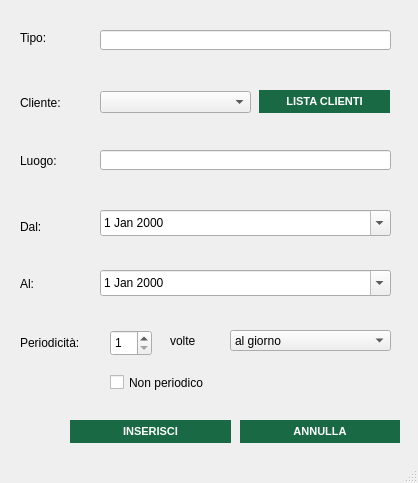
<?xml version="1.0" encoding="UTF-8"?>
<ui version="4.0">
 <class>inserimentoservizio_window</class>
 <widget class="QMainWindow" name="inserimentoservizio_window">
  <property name="geometry">
   <rect>
    <x>0</x>
    <y>0</y>
    <width>418</width>
    <height>483</height>
   </rect>
  </property>
  <property name="windowTitle">
   <string>Inserimento Servizio</string>
  </property>
  <property name="windowIcon">
   <iconset resource="xz.qrc">
    <normaloff>:/images/images/AnconAmbiente_Logo.png</normaloff>:/images/images/AnconAmbiente_Logo.png</iconset>
  </property>
  <widget class="QWidget" name="inserimentoservizio_widget">
   <widget class="QPushButton" name="annulla_button">
    <property name="geometry">
     <rect>
      <x>240</x>
      <y>420</y>
      <width>160</width>
      <height>23</height>
     </rect>
    </property>
    <property name="styleSheet">
     <string notr="true">QPushButton{
background-color:rgb(24, 105, 68);
color: white;
border-style: outset;
font:  bold 11px


}

QPushButton:hover{
background-color:rgb(170, 203, 108);
color: white;
border-style: outset;
font:  bold 11px
}</string>
    </property>
    <property name="text">
     <string>ANNULLA</string>
    </property>
   </widget>
   <widget class="QLabel" name="label_8">
    <property name="geometry">
     <rect>
      <x>20</x>
      <y>333</y>
      <width>80</width>
      <height>20</height>
     </rect>
    </property>
    <property name="text">
     <string>Periodicità:</string>
    </property>
   </widget>
   <widget class="QPushButton" name="inserisci_button">
    <property name="geometry">
     <rect>
      <x>70</x>
      <y>420</y>
      <width>161</width>
      <height>23</height>
     </rect>
    </property>
    <property name="styleSheet">
     <string notr="true">QPushButton{
background-color:rgb(24, 105, 68);
color: white;
border-style: outset;
font:  bold 11px


}

QPushButton:hover{
background-color:rgb(170, 203, 108);
color: white;
border-style: outset;
font:  bold 11px
}</string>
    </property>
    <property name="text">
     <string>INSERISCI</string>
    </property>
   </widget>
   <widget class="QLabel" name="label_9">
    <property name="geometry">
     <rect>
      <x>20</x>
      <y>28</y>
      <width>71</width>
      <height>20</height>
     </rect>
    </property>
    <property name="text">
     <string>Tipo:</string>
    </property>
   </widget>
   <widget class="QLabel" name="label_10">
    <property name="geometry">
     <rect>
      <x>20</x>
      <y>96</y>
      <width>47</width>
      <height>13</height>
     </rect>
    </property>
    <property name="text">
     <string>Cliente:</string>
    </property>
   </widget>
   <widget class="QLineEdit" name="tipo_field">
    <property name="geometry">
     <rect>
      <x>100</x>
      <y>30</y>
      <width>291</width>
      <height>20</height>
     </rect>
    </property>
   </widget>
   <widget class="QComboBox" name="cliente_combo">
    <property name="geometry">
     <rect>
      <x>100</x>
      <y>91</y>
      <width>151</width>
      <height>22</height>
     </rect>
    </property>
   </widget>
   <widget class="QLabel" name="label_11">
    <property name="geometry">
     <rect>
      <x>20</x>
      <y>150</y>
      <width>51</width>
      <height>21</height>
     </rect>
    </property>
    <property name="text">
     <string>Luogo:</string>
    </property>
   </widget>
   <widget class="QLineEdit" name="luogo_field">
    <property name="geometry">
     <rect>
      <x>100</x>
      <y>150</y>
      <width>291</width>
      <height>20</height>
     </rect>
    </property>
   </widget>
   <widget class="QPushButton" name="clienti_button">
    <property name="geometry">
     <rect>
      <x>259</x>
      <y>90</y>
      <width>131</width>
      <height>23</height>
     </rect>
    </property>
    <property name="styleSheet">
     <string notr="true">QPushButton{
background-color:rgb(24, 105, 68);
color: white;
border-style: outset;
font:  bold 11px


}

QPushButton:hover{
background-color:rgb(170, 203, 108);
color: white;
border-style: outset;
font:  bold 11px
}</string>
    </property>
    <property name="text">
     <string>LISTA CLIENTI</string>
    </property>
   </widget>
   <widget class="QLabel" name="tipo_error">
    <property name="geometry">
     <rect>
      <x>100</x>
      <y>10</y>
      <width>550</width>
      <height>17</height>
     </rect>
    </property>
    <property name="palette">
     <palette>
      <active>
       <colorrole role="WindowText">
        <brush brushstyle="SolidPattern">
         <color alpha="255">
          <red>255</red>
          <green>0</green>
          <blue>0</blue>
         </color>
        </brush>
       </colorrole>
       <colorrole role="Text">
        <brush brushstyle="SolidPattern">
         <color alpha="255">
          <red>255</red>
          <green>0</green>
          <blue>0</blue>
         </color>
        </brush>
       </colorrole>
       <colorrole role="PlaceholderText">
        <brush brushstyle="SolidPattern">
         <color alpha="128">
          <red>255</red>
          <green>0</green>
          <blue>0</blue>
         </color>
        </brush>
       </colorrole>
      </active>
      <inactive>
       <colorrole role="WindowText">
        <brush brushstyle="SolidPattern">
         <color alpha="255">
          <red>255</red>
          <green>0</green>
          <blue>0</blue>
         </color>
        </brush>
       </colorrole>
       <colorrole role="Text">
        <brush brushstyle="SolidPattern">
         <color alpha="255">
          <red>255</red>
          <green>0</green>
          <blue>0</blue>
         </color>
        </brush>
       </colorrole>
       <colorrole role="PlaceholderText">
        <brush brushstyle="SolidPattern">
         <color alpha="128">
          <red>255</red>
          <green>0</green>
          <blue>0</blue>
         </color>
        </brush>
       </colorrole>
      </inactive>
      <disabled>
       <colorrole role="WindowText">
        <brush brushstyle="SolidPattern">
         <color alpha="255">
          <red>190</red>
          <green>190</green>
          <blue>190</blue>
         </color>
        </brush>
       </colorrole>
       <colorrole role="Text">
        <brush brushstyle="SolidPattern">
         <color alpha="255">
          <red>190</red>
          <green>190</green>
          <blue>190</blue>
         </color>
        </brush>
       </colorrole>
       <colorrole role="PlaceholderText">
        <brush brushstyle="SolidPattern">
         <color alpha="128">
          <red>0</red>
          <green>0</green>
          <blue>0</blue>
         </color>
        </brush>
       </colorrole>
      </disabled>
     </palette>
    </property>
    <property name="text">
     <string/>
    </property>
   </widget>
   <widget class="QLabel" name="luogo_error">
    <property name="geometry">
     <rect>
      <x>100</x>
      <y>130</y>
      <width>550</width>
      <height>17</height>
     </rect>
    </property>
    <property name="palette">
     <palette>
      <active>
       <colorrole role="WindowText">
        <brush brushstyle="SolidPattern">
         <color alpha="255">
          <red>255</red>
          <green>0</green>
          <blue>0</blue>
         </color>
        </brush>
       </colorrole>
       <colorrole role="Text">
        <brush brushstyle="SolidPattern">
         <color alpha="255">
          <red>255</red>
          <green>0</green>
          <blue>0</blue>
         </color>
        </brush>
       </colorrole>
       <colorrole role="PlaceholderText">
        <brush brushstyle="SolidPattern">
         <color alpha="128">
          <red>255</red>
          <green>0</green>
          <blue>0</blue>
         </color>
        </brush>
       </colorrole>
      </active>
      <inactive>
       <colorrole role="WindowText">
        <brush brushstyle="SolidPattern">
         <color alpha="255">
          <red>255</red>
          <green>0</green>
          <blue>0</blue>
         </color>
        </brush>
       </colorrole>
       <colorrole role="Text">
        <brush brushstyle="SolidPattern">
         <color alpha="255">
          <red>255</red>
          <green>0</green>
          <blue>0</blue>
         </color>
        </brush>
       </colorrole>
       <colorrole role="PlaceholderText">
        <brush brushstyle="SolidPattern">
         <color alpha="128">
          <red>255</red>
          <green>0</green>
          <blue>0</blue>
         </color>
        </brush>
       </colorrole>
      </inactive>
      <disabled>
       <colorrole role="WindowText">
        <brush brushstyle="SolidPattern">
         <color alpha="255">
          <red>190</red>
          <green>190</green>
          <blue>190</blue>
         </color>
        </brush>
       </colorrole>
       <colorrole role="Text">
        <brush brushstyle="SolidPattern">
         <color alpha="255">
          <red>190</red>
          <green>190</green>
          <blue>190</blue>
         </color>
        </brush>
       </colorrole>
       <colorrole role="PlaceholderText">
        <brush brushstyle="SolidPattern">
         <color alpha="128">
          <red>0</red>
          <green>0</green>
          <blue>0</blue>
         </color>
        </brush>
       </colorrole>
      </disabled>
     </palette>
    </property>
    <property name="text">
     <string/>
    </property>
   </widget>
   <widget class="QLabel" name="cliente_error">
    <property name="geometry">
     <rect>
      <x>100</x>
      <y>70</y>
      <width>550</width>
      <height>17</height>
     </rect>
    </property>
    <property name="palette">
     <palette>
      <active>
       <colorrole role="WindowText">
        <brush brushstyle="SolidPattern">
         <color alpha="255">
          <red>255</red>
          <green>0</green>
          <blue>0</blue>
         </color>
        </brush>
       </colorrole>
       <colorrole role="Text">
        <brush brushstyle="SolidPattern">
         <color alpha="255">
          <red>255</red>
          <green>0</green>
          <blue>0</blue>
         </color>
        </brush>
       </colorrole>
       <colorrole role="PlaceholderText">
        <brush brushstyle="SolidPattern">
         <color alpha="128">
          <red>255</red>
          <green>0</green>
          <blue>0</blue>
         </color>
        </brush>
       </colorrole>
      </active>
      <inactive>
       <colorrole role="WindowText">
        <brush brushstyle="SolidPattern">
         <color alpha="255">
          <red>255</red>
          <green>0</green>
          <blue>0</blue>
         </color>
        </brush>
       </colorrole>
       <colorrole role="Text">
        <brush brushstyle="SolidPattern">
         <color alpha="255">
          <red>255</red>
          <green>0</green>
          <blue>0</blue>
         </color>
        </brush>
       </colorrole>
       <colorrole role="PlaceholderText">
        <brush brushstyle="SolidPattern">
         <color alpha="128">
          <red>255</red>
          <green>0</green>
          <blue>0</blue>
         </color>
        </brush>
       </colorrole>
      </inactive>
      <disabled>
       <colorrole role="WindowText">
        <brush brushstyle="SolidPattern">
         <color alpha="255">
          <red>190</red>
          <green>190</green>
          <blue>190</blue>
         </color>
        </brush>
       </colorrole>
       <colorrole role="Text">
        <brush brushstyle="SolidPattern">
         <color alpha="255">
          <red>190</red>
          <green>190</green>
          <blue>190</blue>
         </color>
        </brush>
       </colorrole>
       <colorrole role="PlaceholderText">
        <brush brushstyle="SolidPattern">
         <color alpha="128">
          <red>0</red>
          <green>0</green>
          <blue>0</blue>
         </color>
        </brush>
       </colorrole>
      </disabled>
     </palette>
    </property>
    <property name="text">
     <string/>
    </property>
   </widget>
   <widget class="QLabel" name="label_12">
    <property name="geometry">
     <rect>
      <x>20</x>
      <y>220</y>
      <width>47</width>
      <height>13</height>
     </rect>
    </property>
    <property name="text">
     <string>Dal:</string>
    </property>
   </widget>
   <widget class="QLabel" name="label_13">
    <property name="geometry">
     <rect>
      <x>20</x>
      <y>273</y>
      <width>47</width>
      <height>21</height>
     </rect>
    </property>
    <property name="text">
     <string>Al:</string>
    </property>
   </widget>
   <widget class="QDateEdit" name="inizio_datepicker">
    <property name="geometry">
     <rect>
      <x>100</x>
      <y>210</y>
      <width>291</width>
      <height>26</height>
     </rect>
    </property>
    <property name="calendarPopup">
     <bool>true</bool>
    </property>
   </widget>
   <widget class="QDateEdit" name="fine_datepicker">
    <property name="geometry">
     <rect>
      <x>100</x>
      <y>270</y>
      <width>291</width>
      <height>26</height>
     </rect>
    </property>
    <property name="calendarPopup">
     <bool>true</bool>
    </property>
   </widget>
   <widget class="QLabel" name="periodicita_error">
    <property name="geometry">
     <rect>
      <x>100</x>
      <y>310</y>
      <width>550</width>
      <height>17</height>
     </rect>
    </property>
    <property name="text">
     <string/>
    </property>
   </widget>
   <widget class="QSpinBox" name="ripetizione_box">
    <property name="geometry">
     <rect>
      <x>110</x>
      <y>330</y>
      <width>42</width>
      <height>26</height>
     </rect>
    </property>
    <property name="minimum">
     <number>1</number>
    </property>
   </widget>
   <widget class="QComboBox" name="periodicita_combo">
    <property name="geometry">
     <rect>
      <x>230</x>
      <y>330</y>
      <width>161</width>
      <height>21</height>
     </rect>
    </property>
    <item>
     <property name="text">
      <string>al giorno</string>
     </property>
    </item>
    <item>
     <property name="text">
      <string>a settimana</string>
     </property>
    </item>
    <item>
     <property name="text">
      <string>al mese</string>
     </property>
    </item>
    <item>
     <property name="text">
      <string>all'anno</string>
     </property>
    </item>
   </widget>
   <widget class="QLabel" name="label">
    <property name="geometry">
     <rect>
      <x>170</x>
      <y>330</y>
      <width>51</width>
      <height>21</height>
     </rect>
    </property>
    <property name="text">
     <string>volte </string>
    </property>
   </widget>
   <widget class="QCheckBox" name="periodicita_checkbox">
    <property name="geometry">
     <rect>
      <x>110</x>
      <y>370</y>
      <width>141</width>
      <height>25</height>
     </rect>
    </property>
    <property name="text">
     <string>Non periodico</string>
    </property>
   </widget>
  </widget>
  <widget class="QStatusBar" name="statusbar"/>
 </widget>
 <resources>
  <include location="xz.qrc"/>
 </resources>
 <connections/>
</ui>
